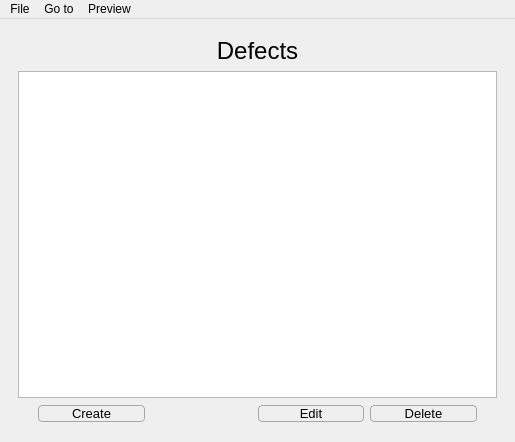
<?xml version="1.0" encoding="UTF-8"?>
<ui version="4.0">
 <class>MainWindow</class>
 <widget class="QMainWindow" name="MainWindow">
  <property name="geometry">
   <rect>
    <x>0</x>
    <y>0</y>
    <width>515</width>
    <height>442</height>
   </rect>
  </property>
  <property name="maximumSize">
   <size>
    <width>16777215</width>
    <height>16777215</height>
   </size>
  </property>
  <property name="windowTitle">
   <string>System ConfigFile Editor</string>
  </property>
  <property name="styleSheet">
   <string notr="true">QPushButton {
	border: 1px solid rgb(167, 167, 167);
    border-radius: 4px;
    background-color: qlineargradient(x1: 0, y1: 0, x2: 0, y2: 1,
                                       stop: 0 #f6f7fa, stop: 1 #dadbde);
     min-width: 80px;
}

QPushButton:pressed {
     background-color: qlineargradient(x1: 0, y1: 0, x2: 0, y2: 1,
                                       stop: 0 #dadbde, stop: 1 #f6f7fa);
}

QTableView {
	selection-background-color: rgb(222, 0, 0);
	selection-color: rgb(255, 255, 255);
}</string>
  </property>
  <property name="iconSize">
   <size>
    <width>30</width>
    <height>30</height>
   </size>
  </property>
  <property name="toolButtonStyle">
   <enum>Qt::ToolButtonIconOnly</enum>
  </property>
  <property name="tabShape">
   <enum>QTabWidget::Rounded</enum>
  </property>
  <widget class="QWidget" name="centralwidget">
   <property name="styleSheet">
    <string notr="true"/>
   </property>
   <layout class="QGridLayout" name="gridLayout">
    <item row="0" column="0">
     <widget class="QStackedWidget" name="stackedWidget">
      <property name="styleSheet">
       <string notr="true">QScrollArea {
	border: 0px;
}</string>
      </property>
      <property name="currentIndex">
       <number>4</number>
      </property>
      <widget class="QWidget" name="featuresTablePage">
       <layout class="QGridLayout" name="gridLayout_2">
        <item row="0" column="0">
         <layout class="QVBoxLayout" name="verticalLayout" stretch="5,40,5">
          <item>
           <widget class="QLabel" name="featuresLabel">
            <property name="font">
             <font>
              <family>Yu Gothic UI</family>
              <pointsize>18</pointsize>
              <weight>50</weight>
              <bold>false</bold>
             </font>
            </property>
            <property name="text">
             <string>Features</string>
            </property>
            <property name="alignment">
             <set>Qt::AlignCenter</set>
            </property>
           </widget>
          </item>
          <item>
           <widget class="QTableView" name="featuresTableView">
            <property name="font">
             <font>
              <family>Yu Gothic UI</family>
              <pointsize>11</pointsize>
             </font>
            </property>
            <property name="styleSheet">
             <string notr="true"/>
            </property>
            <property name="sizeAdjustPolicy">
             <enum>QAbstractScrollArea::AdjustToContents</enum>
            </property>
            <property name="dragEnabled">
             <bool>true</bool>
            </property>
            <property name="dragDropOverwriteMode">
             <bool>false</bool>
            </property>
            <property name="dragDropMode">
             <enum>QAbstractItemView::DragDrop</enum>
            </property>
            <property name="alternatingRowColors">
             <bool>true</bool>
            </property>
            <property name="selectionMode">
             <enum>QAbstractItemView::ExtendedSelection</enum>
            </property>
            <property name="selectionBehavior">
             <enum>QAbstractItemView::SelectItems</enum>
            </property>
            <property name="gridStyle">
             <enum>Qt::SolidLine</enum>
            </property>
            <property name="cornerButtonEnabled">
             <bool>false</bool>
            </property>
            <attribute name="horizontalHeaderHighlightSections">
             <bool>false</bool>
            </attribute>
            <attribute name="horizontalHeaderStretchLastSection">
             <bool>true</bool>
            </attribute>
            <attribute name="verticalHeaderVisible">
             <bool>false</bool>
            </attribute>
            <attribute name="verticalHeaderCascadingSectionResizes">
             <bool>false</bool>
            </attribute>
            <attribute name="verticalHeaderMinimumSectionSize">
             <number>20</number>
            </attribute>
            <attribute name="verticalHeaderStretchLastSection">
             <bool>false</bool>
            </attribute>
           </widget>
          </item>
          <item>
           <layout class="QHBoxLayout" name="horizontalLayout" stretch="10,10,10,10">
            <property name="leftMargin">
             <number>20</number>
            </property>
            <property name="rightMargin">
             <number>20</number>
            </property>
            <item>
             <widget class="QPushButton" name="featuresCreateBtn">
              <property name="font">
               <font>
                <family>Yu Gothic UI</family>
                <pointsize>10</pointsize>
               </font>
              </property>
              <property name="text">
               <string>Create</string>
              </property>
             </widget>
            </item>
            <item>
             <spacer name="horizontalSpacer">
              <property name="orientation">
               <enum>Qt::Horizontal</enum>
              </property>
              <property name="sizeHint" stdset="0">
               <size>
                <width>40</width>
                <height>20</height>
               </size>
              </property>
             </spacer>
            </item>
            <item>
             <widget class="QPushButton" name="featuresEditBtn">
              <property name="font">
               <font>
                <family>Yu Gothic UI</family>
                <pointsize>10</pointsize>
               </font>
              </property>
              <property name="whatsThis">
               <string/>
              </property>
              <property name="text">
               <string>Edit</string>
              </property>
              <property name="shortcut">
               <string>Ctrl+E</string>
              </property>
             </widget>
            </item>
            <item>
             <widget class="QPushButton" name="featuresDeleteBtn">
              <property name="font">
               <font>
                <family>Yu Gothic UI</family>
                <pointsize>10</pointsize>
               </font>
              </property>
              <property name="text">
               <string>Delete</string>
              </property>
              <property name="shortcut">
               <string>Del</string>
              </property>
             </widget>
            </item>
           </layout>
          </item>
         </layout>
        </item>
       </layout>
      </widget>
      <widget class="QWidget" name="featuresEditPage">
       <layout class="QGridLayout" name="gridLayout_3">
        <property name="sizeConstraint">
         <enum>QLayout::SetDefaultConstraint</enum>
        </property>
        <property name="leftMargin">
         <number>50</number>
        </property>
        <property name="topMargin">
         <number>50</number>
        </property>
        <property name="rightMargin">
         <number>50</number>
        </property>
        <property name="bottomMargin">
         <number>50</number>
        </property>
        <item row="0" column="0">
         <layout class="QVBoxLayout" name="verticalLayout_3">
          <property name="sizeConstraint">
           <enum>QLayout::SetFixedSize</enum>
          </property>
          <item>
           <layout class="QVBoxLayout" name="verticalLayout_2" stretch="1,1,10,1">
            <item>
             <layout class="QHBoxLayout" name="horizontalLayout_3">
              <item>
               <widget class="QLabel" name="fComponentsRequiredLabel">
                <property name="font">
                 <font>
                  <family>Yu Gothic UI</family>
                  <pointsize>14</pointsize>
                 </font>
                </property>
                <property name="text">
                 <string>Required components:</string>
                </property>
               </widget>
              </item>
              <item>
               <spacer name="horizontalSpacer_2">
                <property name="orientation">
                 <enum>Qt::Horizontal</enum>
                </property>
                <property name="sizeHint" stdset="0">
                 <size>
                  <width>40</width>
                  <height>20</height>
                 </size>
                </property>
               </spacer>
              </item>
              <item>
               <widget class="QSpinBox" name="fComponentsRequiredSpinBox">
                <property name="font">
                 <font>
                  <family>Yu Gothic UI</family>
                  <pointsize>14</pointsize>
                 </font>
                </property>
                <property name="minimum">
                 <number>-1</number>
                </property>
                <property name="maximum">
                 <number>99</number>
                </property>
                <property name="value">
                 <number>1</number>
                </property>
               </widget>
              </item>
             </layout>
            </item>
            <item>
             <widget class="QLabel" name="fHintLabel">
              <property name="font">
               <font>
                <family>Yu Gothic UI</family>
                <pointsize>9</pointsize>
               </font>
              </property>
              <property name="text">
               <string>'-1' value is equal to 'all components'</string>
              </property>
             </widget>
            </item>
            <item>
             <spacer name="verticalSpacer">
              <property name="orientation">
               <enum>Qt::Vertical</enum>
              </property>
              <property name="sizeHint" stdset="0">
               <size>
                <width>20</width>
                <height>40</height>
               </size>
              </property>
             </spacer>
            </item>
            <item>
             <layout class="QHBoxLayout" name="horizontalLayout_2">
              <item>
               <widget class="QLabel" name="fRewardLabel">
                <property name="font">
                 <font>
                  <family>Yu Gothic UI</family>
                  <pointsize>14</pointsize>
                 </font>
                </property>
                <property name="text">
                 <string>Reward:</string>
                </property>
               </widget>
              </item>
              <item>
               <spacer name="horizontalSpacer_3">
                <property name="orientation">
                 <enum>Qt::Horizontal</enum>
                </property>
                <property name="sizeHint" stdset="0">
                 <size>
                  <width>40</width>
                  <height>20</height>
                 </size>
                </property>
               </spacer>
              </item>
              <item>
               <widget class="QLineEdit" name="fRewardLineEdit">
                <property name="font">
                 <font>
                  <family>Yu Gothic UI</family>
                  <pointsize>14</pointsize>
                 </font>
                </property>
                <property name="inputMask">
                 <string>999</string>
                </property>
                <property name="alignment">
                 <set>Qt::AlignRight|Qt::AlignTrailing|Qt::AlignVCenter</set>
                </property>
               </widget>
              </item>
             </layout>
            </item>
           </layout>
          </item>
          <item>
           <spacer name="verticalSpacer_2">
            <property name="orientation">
             <enum>Qt::Vertical</enum>
            </property>
            <property name="sizeHint" stdset="0">
             <size>
              <width>20</width>
              <height>40</height>
             </size>
            </property>
           </spacer>
          </item>
          <item>
           <layout class="QHBoxLayout" name="horizontalLayout_4">
            <item>
             <spacer name="horizontalSpacer_4">
              <property name="orientation">
               <enum>Qt::Horizontal</enum>
              </property>
              <property name="sizeHint" stdset="0">
               <size>
                <width>40</width>
                <height>20</height>
               </size>
              </property>
             </spacer>
            </item>
            <item>
             <widget class="QPushButton" name="fSaveBtn">
              <property name="font">
               <font>
                <family>Yu Gothic UI</family>
                <pointsize>12</pointsize>
               </font>
              </property>
              <property name="text">
               <string>Save</string>
              </property>
              <property name="shortcut">
               <string>Return</string>
              </property>
             </widget>
            </item>
           </layout>
          </item>
         </layout>
        </item>
       </layout>
      </widget>
      <widget class="QWidget" name="typesTablePage">
       <layout class="QGridLayout" name="gridLayout_4">
        <item row="0" column="0">
         <layout class="QVBoxLayout" name="verticalLayout_4" stretch="0,40,5">
          <item>
           <widget class="QLabel" name="typesLabel">
            <property name="font">
             <font>
              <family>Yu Gothic UI</family>
              <pointsize>18</pointsize>
             </font>
            </property>
            <property name="text">
             <string>Types</string>
            </property>
            <property name="alignment">
             <set>Qt::AlignCenter</set>
            </property>
           </widget>
          </item>
          <item>
           <widget class="QTableView" name="typesTableView">
            <property name="font">
             <font>
              <family>Yu Gothic UI</family>
              <pointsize>11</pointsize>
             </font>
            </property>
            <property name="styleSheet">
             <string notr="true"/>
            </property>
            <property name="alternatingRowColors">
             <bool>true</bool>
            </property>
            <property name="selectionBehavior">
             <enum>QAbstractItemView::SelectRows</enum>
            </property>
            <property name="sortingEnabled">
             <bool>false</bool>
            </property>
            <attribute name="horizontalHeaderHighlightSections">
             <bool>false</bool>
            </attribute>
            <attribute name="horizontalHeaderStretchLastSection">
             <bool>true</bool>
            </attribute>
            <attribute name="verticalHeaderVisible">
             <bool>false</bool>
            </attribute>
           </widget>
          </item>
          <item>
           <layout class="QHBoxLayout" name="horizontalLayout_5" stretch="10,10,10,10">
            <property name="leftMargin">
             <number>20</number>
            </property>
            <property name="rightMargin">
             <number>20</number>
            </property>
            <item>
             <widget class="QPushButton" name="typesCreateBtn">
              <property name="font">
               <font>
                <family>Yu Gothic UI</family>
                <pointsize>10</pointsize>
               </font>
              </property>
              <property name="text">
               <string>Create</string>
              </property>
              <property name="shortcut">
               <string/>
              </property>
             </widget>
            </item>
            <item>
             <spacer name="horizontalSpacer_5">
              <property name="orientation">
               <enum>Qt::Horizontal</enum>
              </property>
              <property name="sizeHint" stdset="0">
               <size>
                <width>40</width>
                <height>20</height>
               </size>
              </property>
             </spacer>
            </item>
            <item>
             <widget class="QPushButton" name="typesEditBtn">
              <property name="font">
               <font>
                <family>Yu Gothic UI</family>
                <pointsize>10</pointsize>
               </font>
              </property>
              <property name="styleSheet">
               <string notr="true"/>
              </property>
              <property name="text">
               <string>Edit</string>
              </property>
              <property name="shortcut">
               <string>Ctrl+E</string>
              </property>
             </widget>
            </item>
            <item>
             <widget class="QPushButton" name="typesDeleteBtn">
              <property name="font">
               <font>
                <family>Yu Gothic UI</family>
                <pointsize>10</pointsize>
               </font>
              </property>
              <property name="text">
               <string>Delete</string>
              </property>
              <property name="shortcut">
               <string>Del</string>
              </property>
             </widget>
            </item>
           </layout>
          </item>
         </layout>
        </item>
       </layout>
      </widget>
      <widget class="QWidget" name="typesEditPage">
       <layout class="QGridLayout" name="gridLayout_5">
        <property name="leftMargin">
         <number>50</number>
        </property>
        <property name="topMargin">
         <number>20</number>
        </property>
        <property name="rightMargin">
         <number>50</number>
        </property>
        <property name="bottomMargin">
         <number>20</number>
        </property>
        <item row="0" column="0">
         <layout class="QVBoxLayout" name="verticalLayout_5" stretch="10,10,10,10,10,10">
          <property name="sizeConstraint">
           <enum>QLayout::SetFixedSize</enum>
          </property>
          <item>
           <layout class="QHBoxLayout" name="horizontalLayout_13">
            <item>
             <widget class="QLabel" name="tNameLabel">
              <property name="font">
               <font>
                <family>Yu Gothic UI</family>
                <pointsize>14</pointsize>
               </font>
              </property>
              <property name="text">
               <string>Name:</string>
              </property>
             </widget>
            </item>
            <item>
             <spacer name="horizontalSpacer_10">
              <property name="orientation">
               <enum>Qt::Horizontal</enum>
              </property>
              <property name="sizeHint" stdset="0">
               <size>
                <width>40</width>
                <height>20</height>
               </size>
              </property>
             </spacer>
            </item>
            <item>
             <widget class="QLineEdit" name="tNameLineEdit">
              <property name="font">
               <font>
                <family>Yu Gothic UI</family>
                <pointsize>14</pointsize>
               </font>
              </property>
              <property name="alignment">
               <set>Qt::AlignLeading|Qt::AlignLeft|Qt::AlignVCenter</set>
              </property>
             </widget>
            </item>
           </layout>
          </item>
          <item>
           <layout class="QHBoxLayout" name="horizontalLayout_14">
            <item>
             <widget class="QLabel" name="tCostLabel">
              <property name="font">
               <font>
                <family>Yu Gothic UI</family>
                <pointsize>14</pointsize>
               </font>
              </property>
              <property name="text">
               <string>Cost:</string>
              </property>
             </widget>
            </item>
            <item>
             <spacer name="horizontalSpacer_12">
              <property name="orientation">
               <enum>Qt::Horizontal</enum>
              </property>
              <property name="sizeHint" stdset="0">
               <size>
                <width>40</width>
                <height>20</height>
               </size>
              </property>
             </spacer>
            </item>
            <item>
             <widget class="QLineEdit" name="tCostLineEdit">
              <property name="font">
               <font>
                <family>Yu Gothic UI</family>
                <pointsize>14</pointsize>
               </font>
              </property>
              <property name="inputMask">
               <string>999</string>
              </property>
              <property name="alignment">
               <set>Qt::AlignRight|Qt::AlignTrailing|Qt::AlignVCenter</set>
              </property>
             </widget>
            </item>
           </layout>
          </item>
          <item>
           <layout class="QVBoxLayout" name="verticalLayout_8" stretch="1,1">
            <item>
             <layout class="QHBoxLayout" name="horizontalLayout_9" stretch="1,1,3">
              <item>
               <widget class="QLabel" name="tFeaturesLabel">
                <property name="font">
                 <font>
                  <family>Yu Gothic UI</family>
                  <pointsize>14</pointsize>
                 </font>
                </property>
                <property name="text">
                 <string>Features:</string>
                </property>
               </widget>
              </item>
              <item>
               <spacer name="horizontalSpacer_9">
                <property name="orientation">
                 <enum>Qt::Horizontal</enum>
                </property>
                <property name="sizeHint" stdset="0">
                 <size>
                  <width>20</width>
                  <height>20</height>
                 </size>
                </property>
               </spacer>
              </item>
              <item>
               <widget class="QScrollArea" name="tFeaturesScrollArea">
                <property name="maximumSize">
                 <size>
                  <width>16777215</width>
                  <height>60</height>
                 </size>
                </property>
                <property name="styleSheet">
                 <string notr="true"/>
                </property>
                <property name="verticalScrollBarPolicy">
                 <enum>Qt::ScrollBarAlwaysOff</enum>
                </property>
                <property name="horizontalScrollBarPolicy">
                 <enum>Qt::ScrollBarAsNeeded</enum>
                </property>
                <property name="widgetResizable">
                 <bool>true</bool>
                </property>
                <widget class="QWidget" name="tFeaturesSAWidget">
                 <property name="geometry">
                  <rect>
                   <x>0</x>
                   <y>0</y>
                   <width>227</width>
                   <height>60</height>
                  </rect>
                 </property>
                </widget>
               </widget>
              </item>
             </layout>
            </item>
            <item>
             <widget class="QLabel" name="tHintLabel1">
              <property name="font">
               <font>
                <family>Yu Gothic UI</family>
                <pointsize>9</pointsize>
               </font>
              </property>
              <property name="text">
               <string>(Features ids are displayed)</string>
              </property>
              <property name="alignment">
               <set>Qt::AlignLeading|Qt::AlignLeft|Qt::AlignVCenter</set>
              </property>
             </widget>
            </item>
           </layout>
          </item>
          <item>
           <layout class="QVBoxLayout" name="verticalLayout_9">
            <property name="bottomMargin">
             <number>0</number>
            </property>
            <item>
             <layout class="QHBoxLayout" name="horizontalLayout_15">
              <item>
               <widget class="QLabel" name="tSubcomponentsLabel">
                <property name="font">
                 <font>
                  <family>Yu Gothic UI</family>
                  <pointsize>14</pointsize>
                 </font>
                </property>
                <property name="text">
                 <string>Subcomponents:</string>
                </property>
               </widget>
              </item>
              <item>
               <widget class="QScrollArea" name="tSubcomponentsScrollArea">
                <property name="maximumSize">
                 <size>
                  <width>16777215</width>
                  <height>60</height>
                 </size>
                </property>
                <property name="styleSheet">
                 <string notr="true"/>
                </property>
                <property name="verticalScrollBarPolicy">
                 <enum>Qt::ScrollBarAlwaysOff</enum>
                </property>
                <property name="widgetResizable">
                 <bool>true</bool>
                </property>
                <widget class="QWidget" name="tSubcomponentsSAWidget">
                 <property name="geometry">
                  <rect>
                   <x>0</x>
                   <y>0</y>
                   <width>245</width>
                   <height>60</height>
                  </rect>
                 </property>
                </widget>
               </widget>
              </item>
             </layout>
            </item>
            <item>
             <widget class="QLabel" name="tHintLabel2">
              <property name="font">
               <font>
                <family>Yu Gothic UI</family>
                <pointsize>9</pointsize>
               </font>
              </property>
              <property name="text">
               <string>(Type ids are displayed)</string>
              </property>
             </widget>
            </item>
           </layout>
          </item>
          <item>
           <spacer name="verticalSpacer_6">
            <property name="orientation">
             <enum>Qt::Vertical</enum>
            </property>
            <property name="sizeHint" stdset="0">
             <size>
              <width>20</width>
              <height>40</height>
             </size>
            </property>
           </spacer>
          </item>
          <item>
           <layout class="QHBoxLayout" name="horizontalLayout_11">
            <item>
             <spacer name="horizontalSpacer_11">
              <property name="orientation">
               <enum>Qt::Horizontal</enum>
              </property>
              <property name="sizeHint" stdset="0">
               <size>
                <width>40</width>
                <height>20</height>
               </size>
              </property>
             </spacer>
            </item>
            <item>
             <widget class="QPushButton" name="tSaveBtn">
              <property name="font">
               <font>
                <family>Yu Gothic UI</family>
                <pointsize>12</pointsize>
               </font>
              </property>
              <property name="text">
               <string>Save</string>
              </property>
              <property name="shortcut">
               <string>Return</string>
              </property>
             </widget>
            </item>
           </layout>
          </item>
         </layout>
        </item>
       </layout>
      </widget>
      <widget class="QWidget" name="defectsTablePage">
       <layout class="QGridLayout" name="gridLayout_7">
        <item row="0" column="0">
         <layout class="QVBoxLayout" name="verticalLayout_6" stretch="0,40,5">
          <item>
           <widget class="QLabel" name="defectsLabel">
            <property name="font">
             <font>
              <family>Yu Gothic UI</family>
              <pointsize>18</pointsize>
             </font>
            </property>
            <property name="text">
             <string>Defects</string>
            </property>
            <property name="alignment">
             <set>Qt::AlignCenter</set>
            </property>
           </widget>
          </item>
          <item>
           <widget class="QTableView" name="defectsTableView">
            <property name="font">
             <font>
              <family>Yu Gothic UI</family>
              <pointsize>11</pointsize>
             </font>
            </property>
            <property name="horizontalScrollBarPolicy">
             <enum>Qt::ScrollBarAsNeeded</enum>
            </property>
            <property name="alternatingRowColors">
             <bool>true</bool>
            </property>
            <property name="horizontalScrollMode">
             <enum>QAbstractItemView::ScrollPerItem</enum>
            </property>
            <attribute name="horizontalHeaderHighlightSections">
             <bool>false</bool>
            </attribute>
            <attribute name="horizontalHeaderStretchLastSection">
             <bool>true</bool>
            </attribute>
            <attribute name="verticalHeaderVisible">
             <bool>false</bool>
            </attribute>
           </widget>
          </item>
          <item>
           <layout class="QHBoxLayout" name="horizontalLayout_6" stretch="10,10,10,10">
            <property name="leftMargin">
             <number>20</number>
            </property>
            <property name="rightMargin">
             <number>20</number>
            </property>
            <item>
             <widget class="QPushButton" name="defectsCreateBtn">
              <property name="font">
               <font>
                <family>Yu Gothic UI</family>
                <pointsize>10</pointsize>
               </font>
              </property>
              <property name="text">
               <string>Create</string>
              </property>
             </widget>
            </item>
            <item>
             <spacer name="horizontalSpacer_6">
              <property name="orientation">
               <enum>Qt::Horizontal</enum>
              </property>
              <property name="sizeHint" stdset="0">
               <size>
                <width>40</width>
                <height>20</height>
               </size>
              </property>
             </spacer>
            </item>
            <item>
             <widget class="QPushButton" name="defectsEditBtn">
              <property name="font">
               <font>
                <family>Yu Gothic UI</family>
                <pointsize>10</pointsize>
               </font>
              </property>
              <property name="text">
               <string>Edit</string>
              </property>
              <property name="shortcut">
               <string>Ctrl+E</string>
              </property>
             </widget>
            </item>
            <item>
             <widget class="QPushButton" name="defectsDeleteBtn">
              <property name="font">
               <font>
                <family>Yu Gothic UI</family>
                <pointsize>10</pointsize>
               </font>
              </property>
              <property name="text">
               <string>Delete</string>
              </property>
              <property name="shortcut">
               <string>Del</string>
              </property>
             </widget>
            </item>
           </layout>
          </item>
         </layout>
        </item>
       </layout>
      </widget>
      <widget class="QWidget" name="defectsEditPage">
       <layout class="QGridLayout" name="gridLayout_8">
        <property name="leftMargin">
         <number>50</number>
        </property>
        <property name="topMargin">
         <number>50</number>
        </property>
        <property name="rightMargin">
         <number>50</number>
        </property>
        <property name="bottomMargin">
         <number>50</number>
        </property>
        <item row="0" column="0">
         <layout class="QVBoxLayout" name="verticalLayout_7" stretch="1,1,5,1,1">
          <property name="bottomMargin">
           <number>0</number>
          </property>
          <item>
           <layout class="QHBoxLayout" name="horizontalLayout_7">
            <item>
             <widget class="QLabel" name="dDetectChanceLabel">
              <property name="font">
               <font>
                <family>Yu Gothic UI</family>
                <pointsize>14</pointsize>
               </font>
              </property>
              <property name="text">
               <string>Detect chance:</string>
              </property>
             </widget>
            </item>
            <item>
             <widget class="QDoubleSpinBox" name="dDetectChanceSpinBox">
              <property name="font">
               <font>
                <family>Yu Gothic UI</family>
                <pointsize>14</pointsize>
               </font>
              </property>
              <property name="maximum">
               <double>1.000000000000000</double>
              </property>
             </widget>
            </item>
           </layout>
          </item>
          <item>
           <spacer name="verticalSpacer_3">
            <property name="orientation">
             <enum>Qt::Vertical</enum>
            </property>
            <property name="sizeHint" stdset="0">
             <size>
              <width>20</width>
              <height>40</height>
             </size>
            </property>
           </spacer>
          </item>
          <item>
           <layout class="QHBoxLayout" name="horizontalLayout_8" stretch="1,1">
            <item>
             <layout class="QVBoxLayout" name="verticalLayout_10" stretch="2,1">
              <item>
               <widget class="QLabel" name="dCTypesLabel">
                <property name="font">
                 <font>
                  <family>Yu Gothic UI</family>
                  <pointsize>14</pointsize>
                 </font>
                </property>
                <property name="text">
                 <string>Subcomponents'
types:</string>
                </property>
                <property name="alignment">
                 <set>Qt::AlignLeading|Qt::AlignLeft|Qt::AlignVCenter</set>
                </property>
               </widget>
              </item>
              <item>
               <widget class="QLabel" name="dHintLabel">
                <property name="font">
                 <font>
                  <family>Yu Gothic UI</family>
                  <pointsize>10</pointsize>
                 </font>
                </property>
                <property name="text">
                 <string>(id | repair time | repair cost)</string>
                </property>
               </widget>
              </item>
             </layout>
            </item>
            <item>
             <widget class="QScrollArea" name="dCTypesScrollArea">
              <property name="widgetResizable">
               <bool>true</bool>
              </property>
              <widget class="QWidget" name="dCTypesSAWidget">
               <property name="geometry">
                <rect>
                 <x>0</x>
                 <y>0</y>
                 <width>193</width>
                 <height>151</height>
                </rect>
               </property>
              </widget>
             </widget>
            </item>
           </layout>
          </item>
          <item>
           <spacer name="verticalSpacer_4">
            <property name="orientation">
             <enum>Qt::Vertical</enum>
            </property>
            <property name="sizeHint" stdset="0">
             <size>
              <width>20</width>
              <height>40</height>
             </size>
            </property>
           </spacer>
          </item>
          <item>
           <layout class="QHBoxLayout" name="horizontalLayout_10">
            <item>
             <spacer name="horizontalSpacer_7">
              <property name="orientation">
               <enum>Qt::Horizontal</enum>
              </property>
              <property name="sizeHint" stdset="0">
               <size>
                <width>40</width>
                <height>20</height>
               </size>
              </property>
             </spacer>
            </item>
            <item>
             <widget class="QPushButton" name="dSaveBtn">
              <property name="font">
               <font>
                <family>Yu Gothic UI</family>
                <pointsize>12</pointsize>
               </font>
              </property>
              <property name="text">
               <string>Save</string>
              </property>
             </widget>
            </item>
           </layout>
          </item>
         </layout>
        </item>
       </layout>
      </widget>
      <widget class="QWidget" name="xmlPreviewPage">
       <layout class="QGridLayout" name="gridLayout_6">
        <item row="0" column="0">
         <widget class="QPlainTextEdit" name="xmlPreviewText">
          <property name="font">
           <font>
            <family>Courier New</family>
            <pointsize>11</pointsize>
           </font>
          </property>
          <property name="frameShadow">
           <enum>QFrame::Plain</enum>
          </property>
          <property name="lineWidth">
           <number>1</number>
          </property>
          <property name="tabChangesFocus">
           <bool>false</bool>
          </property>
          <property name="documentTitle">
           <string/>
          </property>
          <property name="readOnly">
           <bool>true</bool>
          </property>
          <property name="plainText">
           <string/>
          </property>
          <property name="backgroundVisible">
           <bool>false</bool>
          </property>
         </widget>
        </item>
       </layout>
      </widget>
     </widget>
    </item>
   </layout>
  </widget>
  <widget class="QMenuBar" name="menubar">
   <property name="geometry">
    <rect>
     <x>0</x>
     <y>0</y>
     <width>515</width>
     <height>21</height>
    </rect>
   </property>
   <widget class="QMenu" name="menuFile">
    <property name="title">
     <string>File</string>
    </property>
    <addaction name="actionNew"/>
    <addaction name="actionSave"/>
    <addaction name="actionSave_As"/>
    <addaction name="actionOpen"/>
    <addaction name="actionClose"/>
   </widget>
   <widget class="QMenu" name="menuGo_to">
    <property name="title">
     <string>Go to</string>
    </property>
    <addaction name="actionFeatures"/>
    <addaction name="actionTypes"/>
    <addaction name="actionDefects"/>
   </widget>
   <widget class="QMenu" name="menuPreview">
    <property name="title">
     <string>Preview</string>
    </property>
    <addaction name="actionXML"/>
    <addaction name="actionCorrelations"/>
   </widget>
   <addaction name="menuFile"/>
   <addaction name="menuGo_to"/>
   <addaction name="menuPreview"/>
  </widget>
  <action name="actionNew">
   <property name="icon">
    <iconset resource="source.qrc">
     <normaloff>:/images/img/add-file-icon.svg</normaloff>:/images/img/add-file-icon.svg</iconset>
   </property>
   <property name="text">
    <string>New</string>
   </property>
   <property name="shortcut">
    <string>Ctrl+N</string>
   </property>
  </action>
  <action name="actionSave">
   <property name="icon">
    <iconset resource="source.qrc">
     <normaloff>:/images/img/save-file-icon.svg</normaloff>:/images/img/save-file-icon.svg</iconset>
   </property>
   <property name="text">
    <string>Save</string>
   </property>
   <property name="shortcut">
    <string>Ctrl+S</string>
   </property>
  </action>
  <action name="actionOpen">
   <property name="icon">
    <iconset resource="source.qrc">
     <normaloff>:/images/img/open-file-icon.svg</normaloff>:/images/img/open-file-icon.svg</iconset>
   </property>
   <property name="text">
    <string>Open</string>
   </property>
   <property name="shortcut">
    <string>Ctrl+O</string>
   </property>
  </action>
  <action name="actionClose">
   <property name="icon">
    <iconset resource="source.qrc">
     <normaloff>:/images/img/close-file-icon.svg</normaloff>:/images/img/close-file-icon.svg</iconset>
   </property>
   <property name="text">
    <string>Close</string>
   </property>
  </action>
  <action name="actionFeatures">
   <property name="text">
    <string>Features</string>
   </property>
   <property name="shortcut">
    <string>Ctrl+1</string>
   </property>
  </action>
  <action name="actionTypes">
   <property name="text">
    <string>Types</string>
   </property>
   <property name="shortcut">
    <string>Ctrl+2</string>
   </property>
  </action>
  <action name="actionDefects">
   <property name="text">
    <string>Defects</string>
   </property>
   <property name="shortcut">
    <string>Ctrl+3</string>
   </property>
  </action>
  <action name="actionSave_As">
   <property name="icon">
    <iconset resource="source.qrc">
     <normaloff>:/images/img/save-file-icon.svg</normaloff>:/images/img/save-file-icon.svg</iconset>
   </property>
   <property name="text">
    <string>Save As</string>
   </property>
   <property name="shortcut">
    <string>Ctrl+Shift+S</string>
   </property>
  </action>
  <action name="actionXML">
   <property name="icon">
    <iconset resource="source.qrc">
     <normaloff>:/images/img/preview-icon.svg</normaloff>:/images/img/preview-icon.svg</iconset>
   </property>
   <property name="text">
    <string>XML</string>
   </property>
  </action>
  <action name="actionCorrelations">
   <property name="icon">
    <iconset resource="source.qrc">
     <normaloff>:/images/img/correlations-icon.svg</normaloff>:/images/img/correlations-icon.svg</iconset>
   </property>
   <property name="text">
    <string>Correlations</string>
   </property>
  </action>
 </widget>
 <resources>
  <include location="source.qrc"/>
 </resources>
 <connections/>
</ui>
